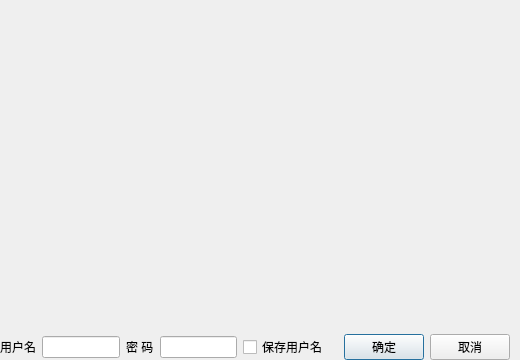
<?xml version="1.0" encoding="UTF-8"?>
<ui version="4.0">
 <class>CLoginWindow</class>
 <widget class="QDialog" name="CLoginWindow">
  <property name="geometry">
   <rect>
    <x>0</x>
    <y>0</y>
    <width>520</width>
    <height>360</height>
   </rect>
  </property>
  <property name="windowTitle">
   <string>Dialog</string>
  </property>
  <layout class="QVBoxLayout" name="verticalLayout">
   <property name="leftMargin">
    <number>0</number>
   </property>
   <property name="topMargin">
    <number>0</number>
   </property>
   <property name="rightMargin">
    <number>0</number>
   </property>
   <property name="bottomMargin">
    <number>0</number>
   </property>
   <item>
    <widget class="QLabel" name="label">
     <property name="maximumSize">
      <size>
       <width>520</width>
       <height>334</height>
      </size>
     </property>
     <property name="text">
      <string/>
     </property>
     <property name="pixmap">
      <pixmap resource="res.qrc">:/images/images/splash2.jpg</pixmap>
     </property>
     <property name="scaledContents">
      <bool>true</bool>
     </property>
    </widget>
   </item>
   <item>
    <layout class="QHBoxLayout" name="horizontalLayout">
     <item>
      <widget class="QLabel" name="label_2">
       <property name="text">
        <string>用户名</string>
       </property>
      </widget>
     </item>
     <item>
      <widget class="QLineEdit" name="editUserName"/>
     </item>
     <item>
      <widget class="QLabel" name="label_3">
       <property name="text">
        <string>密 码</string>
       </property>
      </widget>
     </item>
     <item>
      <widget class="QLineEdit" name="editPassWord">
       <property name="echoMode">
        <enum>QLineEdit::EchoMode::Password</enum>
       </property>
      </widget>
     </item>
     <item>
      <widget class="QCheckBox" name="checkBoxSave">
       <property name="text">
        <string>保存用户名</string>
       </property>
      </widget>
     </item>
     <item>
      <spacer name="horizontalSpacer">
       <property name="orientation">
        <enum>Qt::Orientation::Horizontal</enum>
       </property>
       <property name="sizeHint" stdset="0">
        <size>
         <width>40</width>
         <height>20</height>
        </size>
       </property>
      </spacer>
     </item>
     <item>
      <widget class="QPushButton" name="btnOK">
       <property name="text">
        <string>确定</string>
       </property>
       <property name="icon">
        <iconset resource="res.qrc">
         <normaloff>:/images/images/704.bmp</normaloff>:/images/images/704.bmp</iconset>
       </property>
      </widget>
     </item>
     <item>
      <widget class="QPushButton" name="btnCancel">
       <property name="text">
        <string>取消</string>
       </property>
       <property name="icon">
        <iconset resource="res.qrc">
         <normaloff>:/images/images/706.bmp</normaloff>:/images/images/706.bmp</iconset>
       </property>
      </widget>
     </item>
     <item>
      <spacer name="horizontalSpacer_2">
       <property name="orientation">
        <enum>Qt::Orientation::Horizontal</enum>
       </property>
       <property name="sizeHint" stdset="0">
        <size>
         <width>40</width>
         <height>20</height>
        </size>
       </property>
      </spacer>
     </item>
    </layout>
   </item>
  </layout>
 </widget>
 <resources>
  <include location="res.qrc"/>
 </resources>
 <connections>
  <connection>
   <sender>btnCancel</sender>
   <signal>clicked()</signal>
   <receiver>CLoginWindow</receiver>
   <slot>reject()</slot>
   <hints>
    <hint type="sourcelabel">
     <x>451</x>
     <y>351</y>
    </hint>
    <hint type="destinationlabel">
     <x>506</x>
     <y>342</y>
    </hint>
   </hints>
  </connection>
 </connections>
</ui>
